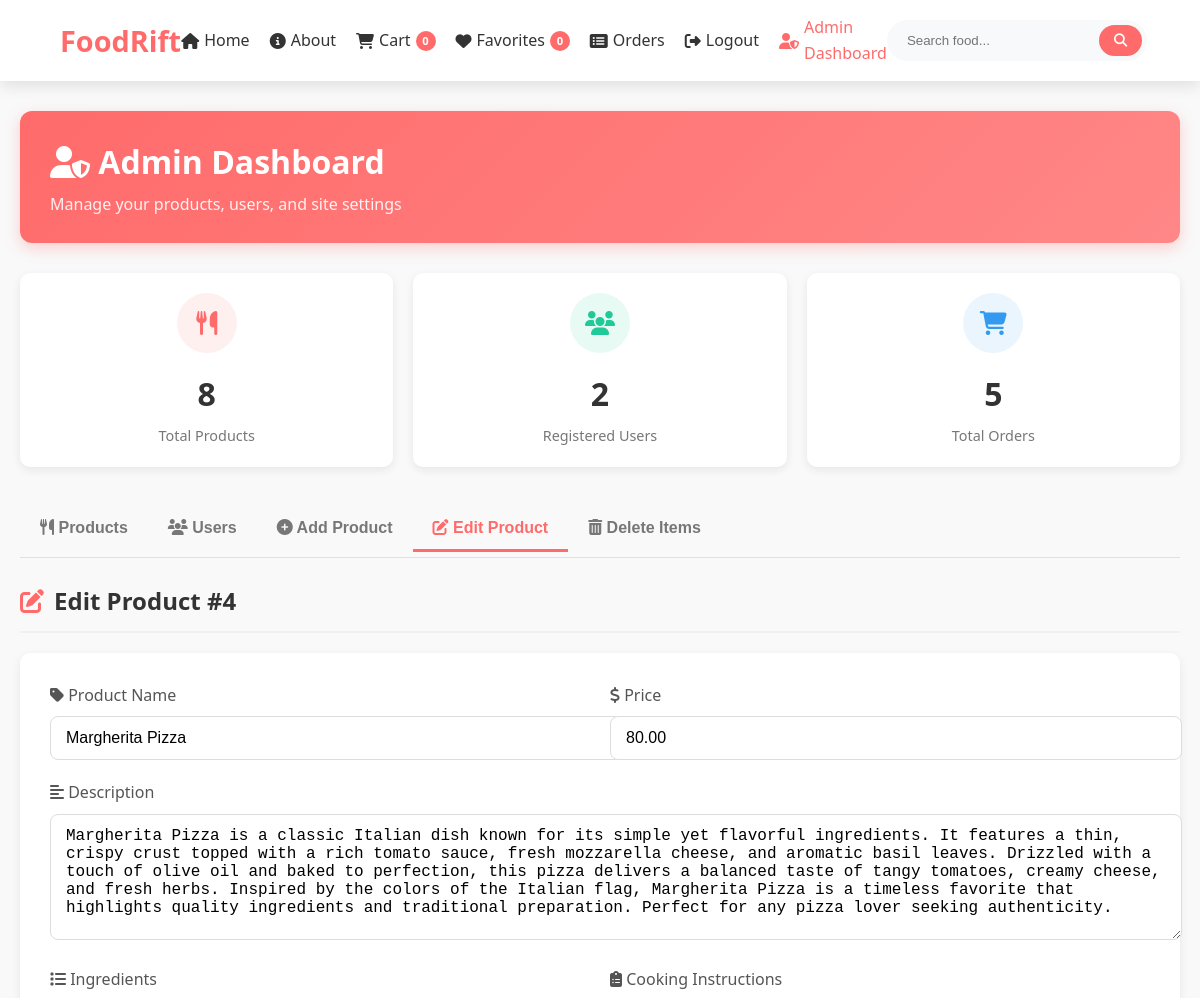
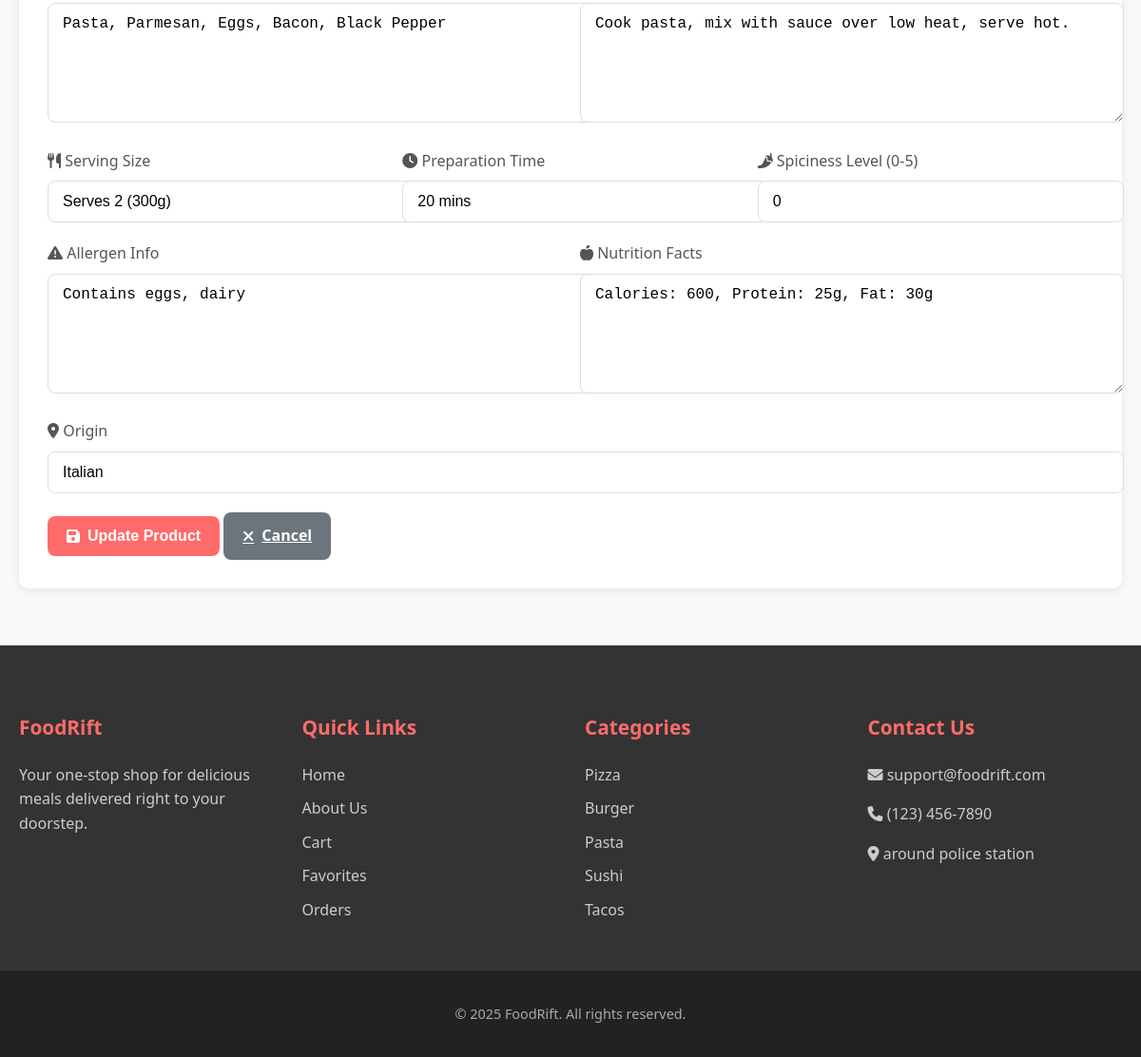
The page /admin.php?edit_product=4 (signed in) on the database its author committed (2 pictures, top to bottom).
### tables this page shows
CREATE TABLE `products` (
  `id` int(11) NOT NULL,
  `name` varchar(100) NOT NULL,
  `price` decimal(10,2) NOT NULL,
  `description` text DEFAULT NULL,
  `image` varchar(255) DEFAULT NULL,
  `category` text DEFAULT NULL,
  `ingredients` text DEFAULT NULL,
  `serving_size` varchar(50) DEFAULT NULL,
  `preparation_time` varchar(20) DEFAULT NULL,
  `cooking_instructions` text DEFAULT NULL,
  `spiciness_level` int(11) DEFAULT NULL,
  `allergen_info` text DEFAULT NULL,
  `nutrition_facts` text DEFAULT NULL,
  `origin` varchar(100) DEFAULT NULL
);

### admin.php (the view, shortened to what this page needs)
<?php
require_once 'config.php';
$products = $conn->query("SELECT id, name, price FROM products")->fetchAll(PDO::FETCH_ASSOC);
$users = $conn->query("SELECT id, email, role FROM users")->fetchAll(PDO::FETCH_ASSOC);
$edit_product = null;
if (isset($_GET['edit_product'])) {
    $stmt = $conn->prepare("SELECT * FROM products WHERE id = :id");
    $stmt->bindParam(':id', $_GET['edit_product'], PDO::PARAM_INT);
    $stmt->execute();
    $edit_product = $stmt->fetch(PDO::FETCH_ASSOC);
}
include 'header.php';
?>
<link rel="stylesheet" href="css/admin.css">
<main>
    <div class="admin-container">
        <div class="admin-header">
            <div>
                <h2><i class="fas fa-user-shield"></i> Admin Dashboard</h2>
                <p>Manage your products, users, and site settings</p>
            </div>
        </div>
        <div class="admin-stats">
            <div class="stat-card">
                <div class="stat-icon">
                    <i class="fas fa-utensils"></i>
                </div>
                <div class="stat-number"><?php echo count($products); ?></div>
                <div class="stat-label">Total Products</div>
            </div>
            <div class="stat-card">
                <div class="stat-icon">
                    <i class="fas fa-users"></i>
                </div>
                <div class="stat-number"><?php echo count($users); ?></div>
                <div class="stat-label">Registered Users</div>
            </div>
            <div class="stat-card">
                <div class="stat-icon">
                    <i class="fas fa-shopping-cart"></i>
                </div>
                <div class="stat-number">
                    <?php
                    $order_count = $conn->query("SELECT COUNT(*) FROM orders")->fetchColumn();
                    echo $order_count;
                    ?>
                </div>
                <div class="stat-label">Total Orders</div>
            </div>
        </div>
        <div class="admin-tabs">
            <div class="tabs-nav">
                <button class="tab-btn active" data-tab="products"><i class="fas fa-utensils"></i> Products</button>
                <button class="tab-btn" data-tab="users"><i class="fas fa-users"></i> Users</button>
                <button class="tab-btn" data-tab="add-product"><i class="fas fa-plus-circle"></i> Add Product</button>
                <?php if ($edit_product): ?>
                    <button class="tab-btn" data-tab="edit-product"><i class="fas fa-edit"></i> Edit Product</button>
                <?php endif; ?>
                <button class="tab-btn" data-tab="delete"><i class="fas fa-trash-alt"></i> Delete Items</button>
            </div>
            <?php if ($edit_product): ?>
                <div class="tab-content" id="edit-product-tab">
                    <h3 class="section-title"><i class="fas fa-edit"></i> Edit Product #<?php echo $edit_product['id']; ?></h3>
                    <form method="post" class="admin-form">
                        <div class="form-row">
                            <div class="form-group">
                                <label for="update_name"><i class="fas fa-tag"></i> Product Name</label>
                                <input type="text" id="update_name" name="name" value="<?php echo htmlspecialchars($edit_product['name']); ?>" required>
                            </div>
                            <div class="form-group">
                                <label for="update_price"><i class="fas fa-dollar-sign"></i> Price</label>
                                <input type="number" id="update_price" name="price" step="0.01" value="<?php echo $edit_product['price']; ?>" required>
                            </div>
                        </div>
                        <div class="form-group">
                            <label for="update_description"><i class="fas fa-align-left"></i> Description</label>
                            <textarea id="update_description" name="description" required><?php echo htmlspecialchars($edit_product['description']); ?></textarea>
                        </div>
                        <div class="form-row">
                            <div class="form-group">
                                <label for="update_ingredients"><i class="fas fa-list"></i> Ingredients</label>
                                <textarea id="update_ingredients" name="ingredients" placeholder="Comma separated list of ingredients"><?php echo htmlspecialchars($edit_product['ingredients']); ?></textarea>
                            </div>
                            <div class="form-group">
                                <label for="update_cooking_instructions"><i class="fas fa-clipboard-list"></i> Cooking Instructions</label>
                                <textarea id="update_cooking_instructions" name="cooking_instructions" placeholder="Step by step instructions"><?php echo htmlspecialchars($edit_product['cooking_instructions']); ?></textarea>
                            </div>
                        </div>
                        <div class="form-row">
                            <div class="form-group">
                                <label for="update_serving_size"><i class="fas fa-utensils"></i> Serving Size</label>
                                <input type="text" id="update_serving_size" name="serving_size" placeholder="e.g., 2 people" value="<?php echo htmlspecialchars($edit_product['serving_size']); ?>">
                            </div>
                            <div class="form-group">
                                <label for="update_preparation_time"><i class="fas fa-clock"></i> Preparation Time</label>
                                <input type="text" id="update_preparation_time" name="preparation_time" placeholder="e.g., 30 minutes" value="<?php echo htmlspecialchars($edit_product['preparation_time']); ?>">
                            </div>
                            <div class="form-group">
                                <label for="update_spiciness_level"><i class="fas fa-pepper-hot"></i> Spiciness Level (0-5)</label>
                                <input type="number" id="update_spiciness_level" name="spiciness_level" min="0" max="5" value="<?php echo $edit_product['spiciness_level']; ?>">
                            </div>
                        </div>
                        <div class="form-row">
                            <div class="form-group">
                                <label for="update_allergen_info"><i class="fas fa-exclamation-triangle"></i> Allergen Info</label>
                                <textarea id="update_allergen_info" name="allergen_info" placeholder="List potential allergens"><?php echo htmlspecialchars($edit_product['allergen_info']); ?></textarea>
                            </div>
                            <div class="form-group">
                                <label for="update_nutrition_facts"><i class="fas fa-apple-alt"></i> Nutrition Facts</label>
                                <textarea id="update_nutrition_facts" name="nutrition_facts" placeholder="Nutritional information"><?php echo htmlspecialchars($edit_product['nutrition_facts']); ?></textarea>
                            </div>
                        </div>
                        <div class="form-group">
                            <label for="update_origin"><i class="fas fa-map-marker-alt"></i> Origin</label>
                            <input type="text" id="update_origin" name="origin" placeholder="e.g., Italian, Mexican, etc." value="<?php echo htmlspecialchars($edit_product['origin']); ?>">
                        </div>
                        <div class="form-actions">
                            <button type="submit" class="admin-btn">
                                <i class="fas fa-save"></i> Update Product
                            </button>
                            <a href="admin.php" class="admin-btn secondary">
                                <i class="fas fa-times"></i> Cancel
                            </a>
                        </div>
                    </form>
                </div>
            <?php endif; ?>
        </div>
    </div>
</main>
<?php include 'footer.php'; ?>

### css/header.css (style rules this page uses)
:root { --primary-color: #ff6b6b; --secondary-color: #ff8787; --accent-color: #ff5252; --text-color: #333; --light-gray: #f8f9fa; --medium-gray: #e9ecef; --dark-gray: #6c757d; --white: #ffffff; --shadow: 0 5px 15px rgba(0, 0, 0, 0.1); --border-radius: 10px; }
body { font-family: "Segoe UI", Tahoma, Geneva, Verdana, sans-serif; line-height: 1.6; color: var(--text-color); background-color: #f9f9f9; margin: 0; padding: 0; }

### css/admin.css (style rules this page uses)
.admin-container { max-width: 1200px; margin: 30px auto; padding: 0 20px; }
.admin-header { display: flex; justify-content: space-between; align-items: center; margin-bottom: 30px; background: linear-gradient(135deg, #ff6b6b, #ff8787); padding: 25px 30px; border-radius: 12px; color: white; box-shadow: 0 5px 15px rgba(255, 107, 107, 0.3); }
.admin-header h2 { margin: 0; font-size: 2rem; font-weight: 700; }
.admin-header p { margin: 5px 0 0; opacity: 0.9; }
.admin-stats { display: grid; grid-template-columns: repeat(auto-fit, minmax(200px, 1fr)); gap: 20px; margin-bottom: 40px; }
.stat-card { background: white; border-radius: 10px; padding: 20px; box-shadow: 0 3px 10px rgba(0, 0, 0, 0.08); text-align: center; transition: transform 0.3s, box-shadow 0.3s; }
.stat-icon { width: 60px; height: 60px; background: #f8f9fa; border-radius: 50%; display: flex; align-items: center; justify-content: center; margin: 0 auto 15px; font-size: 1.5rem; }
.stat-card:nth-child(1) .stat-icon { color: #ff6b6b; background: rgba(255, 107, 107, 0.1); }
.stat-card:nth-child(2) .stat-icon { color: #20c997; background: rgba(32, 201, 151, 0.1); }
.stat-card:nth-child(3) .stat-icon { color: #339af0; background: rgba(51, 154, 240, 0.1); }
.stat-number { font-size: 2rem; font-weight: 700; margin-bottom: 5px; color: #333; }
.stat-label { color: #777; font-size: 0.9rem; }
.admin-tabs { margin-bottom: 40px; }
.tabs-nav { display: flex; border-bottom: 1px solid #e0e0e0; margin-bottom: 20px; overflow-x: auto; padding-bottom: 5px; }
.tab-btn { padding: 12px 20px; background: none; border: none; border-bottom: 3px solid transparent; font-size: 1rem; font-weight: 600; color: #777; cursor: pointer; transition: all 0.3s; white-space: nowrap; }
.tab-btn.active { color: #ff6b6b; border-bottom-color: #ff6b6b; }
.tab-content { display: none; animation: fadeIn 0.5s ease; }
.tab-content.active { display: block; }
.section-title { font-size: 1.5rem; color: #333; margin-bottom: 20px; padding-bottom: 10px; border-bottom: 2px solid #f0f0f0; display: flex; align-items: center; gap: 10px; }
.section-title i { color: #ff6b6b; }
.admin-form { background: white; padding: 30px; border-radius: 10px; box-shadow: 0 3px 10px rgba(0, 0, 0, 0.08); margin-bottom: 40px; }
.form-group { margin-bottom: 20px; }
.form-group label { display: block; margin-bottom: 8px; font-weight: 500; color: #555; }
.form-group input, .form-group textarea, .form-group select { width: 100%; padding: 12px 15px; border: 1px solid #ddd; border-radius: 8px; font-size: 1rem; transition: border-color 0.3s, box-shadow 0.3s; }
.form-group textarea { min-height: 100px; resize: vertical; }
.form-row { display: grid; grid-template-columns: repeat(auto-fit, minmax(250px, 1fr)); gap: 20px; }
.admin-btn { background: #ff6b6b; color: white; border: none; padding: 12px 20px; border-radius: 8px; font-size: 1rem; font-weight: 600; cursor: pointer; transition: background 0.3s, transform 0.2s; display: inline-flex; align-items: center; gap: 8px; }
.admin-btn.secondary { background: #6c757d; }

### rows shown on the page
products: id "4", name "Margherita Pizza", price "80.00", description "Margherita Pizza is a classic Italian dish known for its simple yet flavorful ingredients. It features a thin, crispy crust topped with a rich tomato sauce, fresh mozzarella cheese, and aromatic basil leaves. Drizzled with a touch of olive oil and baked to perfection, this pizza delivers a balanced taste of tangy tomatoes, creamy cheese, and fresh herbs. Inspired by the colors of the Italian flag, Margherita Pizza is a timeless favorite that highlights quality ingredients and traditional preparation. Perfect for any pizza lover seeking authenticity.", ingredients "Pasta, Parmesan, Eggs, Bacon, Black Pepper", cooking_instructions "Cook pasta, mix with sauce over low heat, serve hot.", serving_size "Serves 2 (300g)", preparation_time "20 mins", spiciness_level "0", allergen_info "Contains eggs, dairy", nutrition_facts "Calories: 600, Protein: 25g, Fat: 30g", origin "Italian"

### other values the page prints
$cart_count "0"
$favorite_count "0"
count($products) "8"
count($users) "2"
$order_count "5"
$category "Pizza"
$category "Burger"
$category "Pasta"
$category "Sushi"
$category "Tacos"
